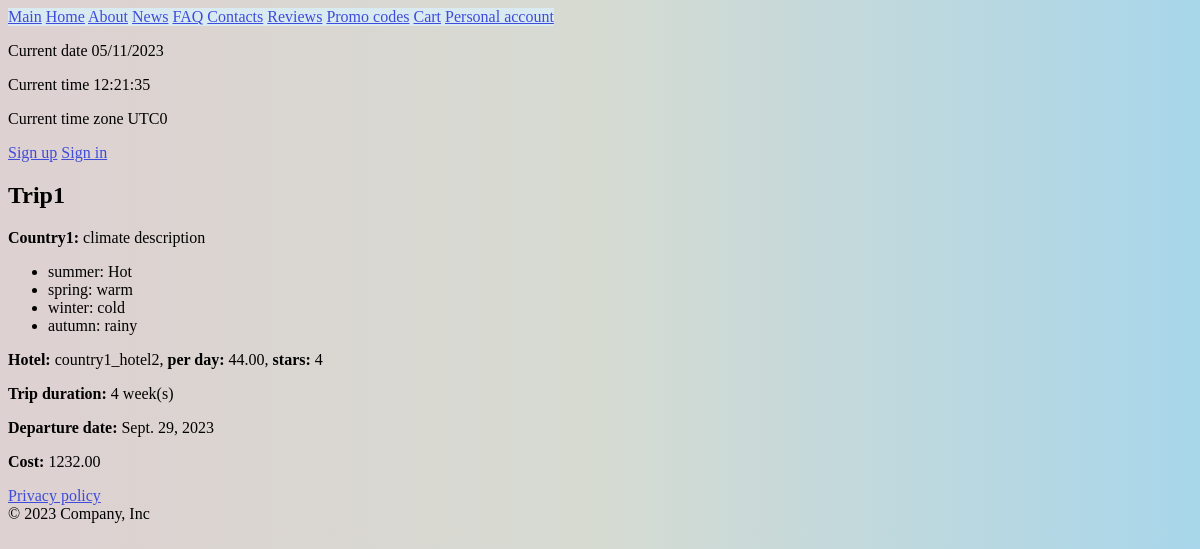
The page /1 on the database its author committed.
### travel/models.py (models this page shows, shortened)
class Trip(models.Model):
    DURATION_CHOICES = [
        (1, '1 week'),
        (2, '2 weeks'),
        (4, '4 weeks'),
    ]
    name = models.CharField(max_length=50, default='Trip')
    country = models.ForeignKey(Country, on_delete=models.CASCADE)
    duration = models.IntegerField(
        choices=DURATION_CHOICES, default=1)
    chosen_hotel = models.ForeignKey(
        Hotel, related_name='trips', on_delete=models.CASCADE)
    departure_date = models.DateField(default=date.today, validators=[
                                      MinValueValidator(date.today)])
    cost = models.DecimalField(
        default=0.0, max_digits=10, decimal_places=2)
    image = models.ImageField(upload_to='trip/', null=True, blank=False, default='trip/default.jpg')

class Country(models.Model):
    name = models.CharField(max_length=50)
    climate_descriptions = models.ManyToManyField(
        SeasonClimateDescription, related_name='countries')

class SeasonClimateDescription(models.Model):
    alias = models.CharField(max_length=50, null=True)
    season_name = models.CharField(max_length=6, choices=(('summer', 'summer'), ('winter', 'winter'),
                                                          ('spring', 'spring'), ('autumn', 'autumn')), default='summer')
    climate_description = models.CharField(max_length=200)

class Hotel(models.Model):
    name = models.CharField(max_length=50)
    stars = models.IntegerField(
        validators=[MinValueValidator(1), MaxValueValidator(5)])
    price_per_day = models.DecimalField(
        default=0.0, max_digits=10, decimal_places=2)
    country = models.ForeignKey(
        Country, related_name='hotels', on_delete=models.CASCADE)

### travel/views.py (the view)
# urls.py: path('<int:id>',views.trip_details,name='trip_details'),
def trip_details(request, id):
    trip = get_object_or_404(Trip, id=id)
    return render(request, 'trips/trip_details.html', {'trip': trip, 'add_to_cart_form': AddTripForm()})

### travel/templates/trips/trip_details.html (shortened to what this page needs)
{% extends "base.html" %}
{% block content %}
<section class="trip-detail" itemscope itemtype="http://schema.org/TouristTrip">
    <h1><strong>{{ trip.name }}</strong></h1>
    <p class="country" itemscope itemtype="http://schema.org/Country"><strong>{{ trip.country.name }}:</strong> climate description</p>
    <ul class="climate-descriptions">
        {% for climate_description in trip.country.climate_descriptions.all %}
        <li>{{ climate_description.season_name }}: {{ climate_description.climate_description }}</li>
        {% endfor %}
    </ul>
    <p class="chosen-hotel" itemscope itemtype="http://schema.org/Hotel"><strong>Hotel:</strong> {{ trip.chosen_hotel.name }}, <strong>per day:</strong> {{trip.chosen_hotel.price_per_day}}, <span itemprop="starRating"><strong>stars:</strong></span>
        {{trip.chosen_hotel.stars}}</p>
    <p class="duration"><strong>Trip duration:</strong> {{ trip.duration }} week(s)</p>
    <p class="departure-date"><strong>Departure date:</strong> {{ trip.departure_date }}</p>
    <p class="cost"><strong>Cost:</strong> {{ trip.cost }}</p>
</section>
{% endblock %}

### static/css/base.css (style rules this page uses)
body { background: linear-gradient(90deg, #ded1d1,#d6dbd2,#a8d6ea) }

### rows shown on the page
Trip: name "Trip1", country.name "Country1", chosen_hotel.name "country1_hotel2", chosen_hotel.price_per_day "44.00", chosen_hotel.stars "4", duration "4", departure_date "Sept. 29, 2023", cost "1232.00"
SeasonClimateDescription: season_name "summer", climate_description "Hot"
SeasonClimateDescription: season_name "spring", climate_description "warm"
SeasonClimateDescription: season_name "winter", climate_description "cold"
SeasonClimateDescription: season_name "autumn", climate_description "rainy"
